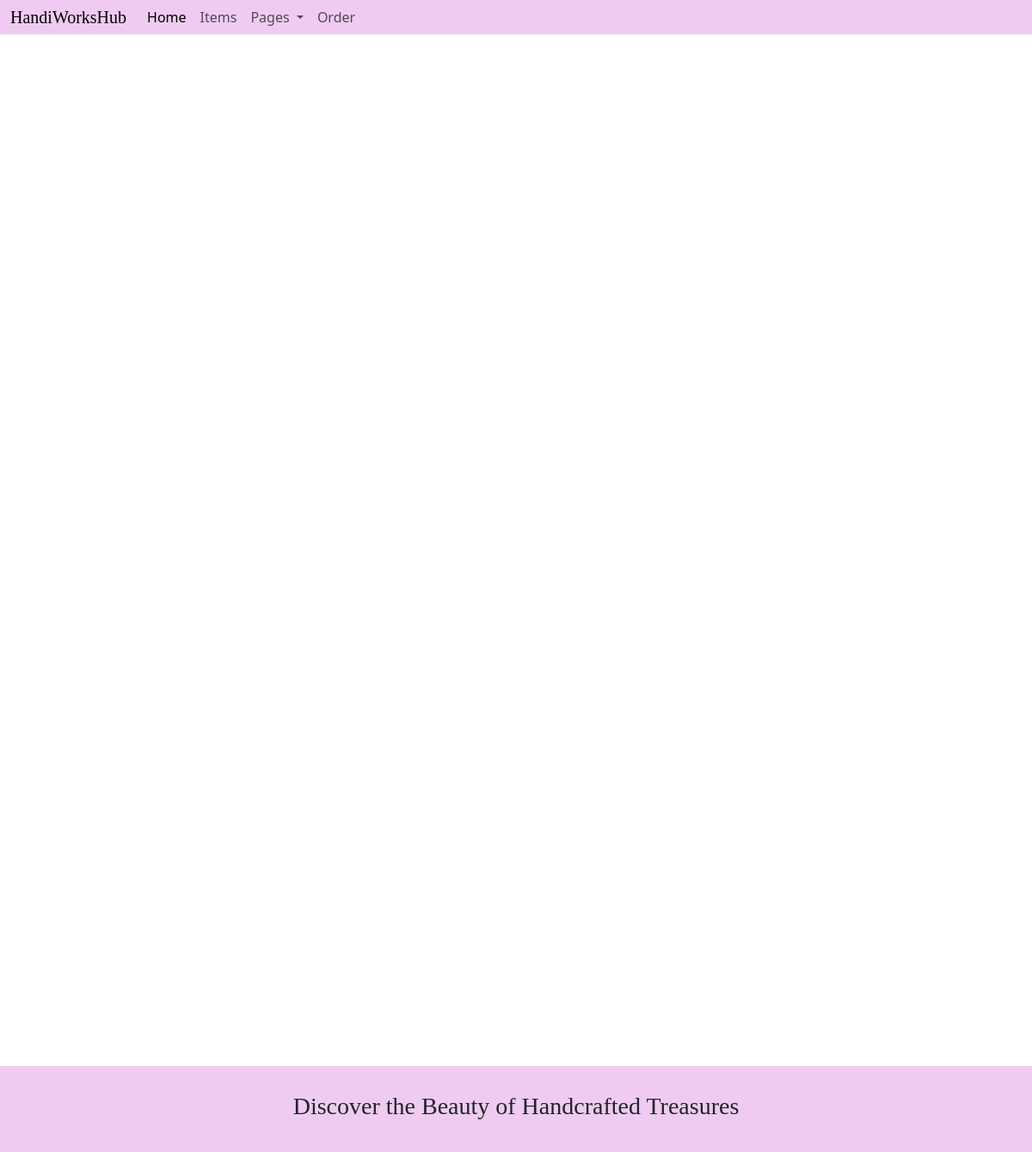
The app's page /card/, older data.
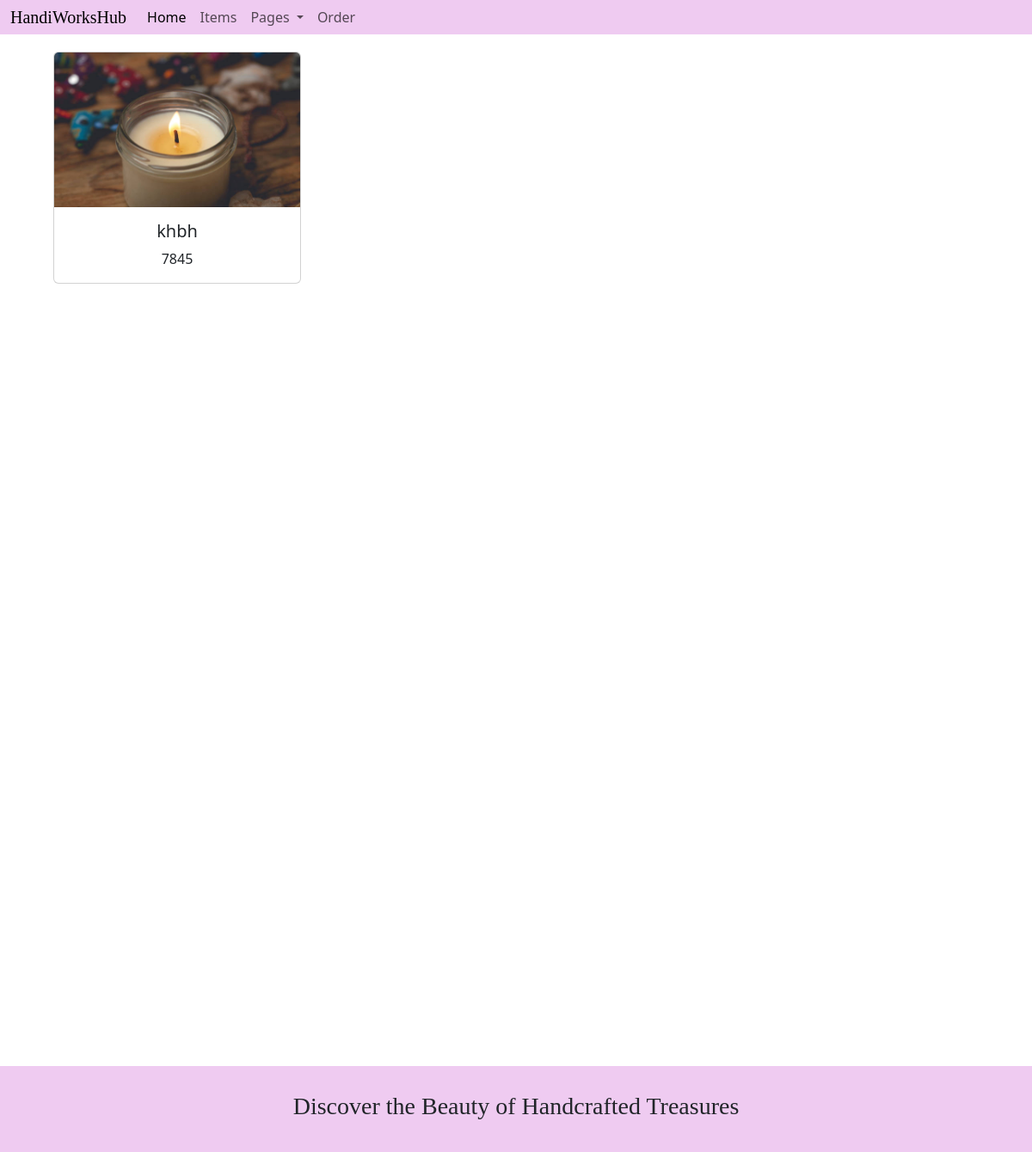
The same page, newer data.
### home/models.py (models this page shows)
class cards(models.Model):
    card_name=models.CharField(max_length=20)
    card_id=models.CharField(max_length=20,null = True,unique=True)
    card_img=models.ImageField(upload_to='products',null=True)

### home/views.py (the view)
# urls.py: path('card/', views.card,name='card'),
def card(request):
    card_dict={
        'card_key':cards.objects.all()
    }
    return render(request,'card.html',card_dict)

### templates/card.html (shortened to what this page needs)
{% extends 'base.html' %}
{% load static %}
{% block content %}
{% for c in card_key %}
<div class="container"text-center>
    <div class="card text-center" style="width: 18rem;float: left;margin: 20px;">
        <img src="{{c.card_img.url}}" class="card-img-top" alt="..." style="max-width: 100%;
        max-height: 180px;">
        <div class="card-body">
          <h5 class="card-title">{{c.card_name}}</h5>
          <p class="card-text">{{c.card_id}}</p>
        </div>
      </div>
</div>
{% endfor %}
{% endblock %}

Row changes from the older to the newer data that the page shows:
added cards: card_img (picture), card_name "khbh", card_id "7845"
